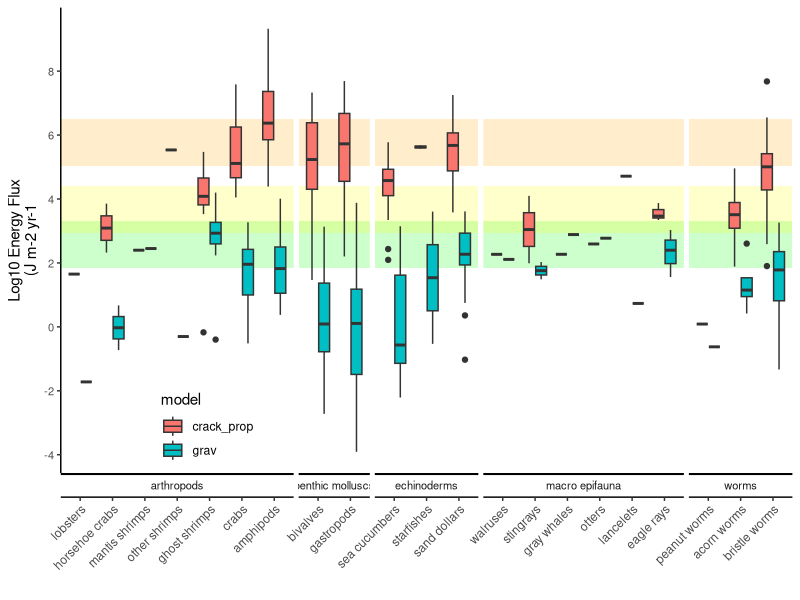

The R script that drew this image:
############################### Description ############################################

  # This script accompanies Smith et al., (submitted), "Tracing energy inputs into the 
  # seafloor using carbonate sediments". The annotated code below reproduces Figure 2 
  # in the main text using data from the supplementary Excel file. 

################### Load databases and import spreadsheet data #########################

  # Clear any variables from the global environment.

    remove(list= ls())

  # Load libraries. All of these must be downloaded to run the code. 

    library(tidyr)
    library(dplyr)
    library(grid)
    library(gridExtra)
    library(ggplot2)
    library(forcats)
    library(readxl)

  # Optional: Set the working directory. The working directory must include 
  # the input file(s) (with headers) saved as a .csv file. 

    #setwd("...")

  # Load data from Excel file and replace unused entries with NA

    data <- read_excel("Smith_etal_Dataset.xlsx", 
                       sheet = "data", 
                       na=c('','NA','#NAME?')) %>%
      
      filter(grav>-5)
    
    data <- filter(data,!is.na(grav)|!is.na(crack_prop))
  
  # Organize data for plotting
    
    DATAL <- data %>% select(OID,valid_binomial:general_group,grav,crack_prop) %>%
      gather(model,value,grav,crack_prop)
  
########################### Bioturbation energy calculation ############################

  # This section uses the Thayer data to calculate energy associated with crack 
  # propagation and excavation mechanisms. For convenience, these numbers are already
  # included in the supplemental spreadsheet, but the section below shows how they were 
  # calculated using values in other columns. 

  # Unit conversions into mks units:
    
    data$log10_volume_m3    <- as.numeric(data$log10_volume) - 9     
                                               # units conversion: mm^3-> m^3
    
    data$longest_axis_m     <- as.numeric(data$longest_axis_mm)*10^-3    
                                               # unit conversion: mm -> m
    
    data$narrowest_axis_m     <- as.numeric(data$narrowest_axis_mm)*10^-3    
                                               # unit conversion: mm -> m
    
    data$log10_max_length_m <- as.numeric(data$log10_max_length) - 3  
                                               # unit conversion: mm -> m
    
    data$thayer_rework      <- as.numeric(data$pop.rwk.ann.literxm2_yr)*(10^-3)
                                               # unit conversions: 
                                               # liters/m2/year-> m^3/m^2/year
    
    dim <- dim(data)
    n = dim[1]
    G_c <- 385                                 # Fracture toughness of sediment 
                                               # in Pa*m^0.5, taken from Dorgan et al.,
                                               # (2011) after Johnson et al. (2002)
    
    phi = 0.4                                  # Assume 40% porosity
    
    
    data$radius <- ((3*(10^data$log10_volume_m3))/
                      (4*pi*10^data$log10_max_length_m))^0.5 
                                               # If a body volume and maximum length are
                                               # reported rather than a radius, then we 
                                               # assume an ellipsoid with a circular 
                                               # cross section. Under this assumption, 
                                               # we can solve for the radius of the 
                                               # burrow geometrically

    
    data$flag_1 <- is.na(data$radius)          # set flags for missing entries for this
                                               # method
    
                                               # Check to see if there are other ways 
                                               # to calculate volume
    
    for (i in 1:n){
      
      row = i
      
      if (data[row, "flag_1"] == "TRUE")
        
      {data[row, "radius"] <- .5*data[row, "narrowest_axis_m"]}
    }
    
    
    # Make new columns for the crack propagation and gravitational work models     
    
    data$crack_prop <- log10(2*G_c*data$thayer_rework/
                               (pi*data$radius*data$ind.rwk.z.cm*10^(-2)))
    
    data$grav<- log10(.5*(1- phi)*(2650-1035)*9.81*data$ind.rwk.z.cm*10^(-2)*
                        data$thayer_rework)
    
   # write.csv(data,
           #   "C:/Users/bsmit/OneDrive/Desktop/Phanerozoic bioturbation\\Thayer_updated_out.csv", row.names = FALSE)
    
    # Subset of complete data for crack propagation model and assign column names
    
    names <-c('group','rate_of_work', 'type')
    
    subset_crack <- data.frame(data$general_group,data$crack_prop)
    subset_crack$type <- 'crack propogation model'
    names(subset_crack) <- names
    
    subset_crack <-subset_crack[complete.cases(subset_crack$rate_of_work), ]
    subset_crack <- subset_crack%>%mutate(group = fct_reorder(group, 
                                                              desc(rate_of_work), 
                                                              .fun = 'median'))
    
    # Subset of complete data for gravitational model and assign column names
    
    subset_grav <- data.frame(data$general_group,data$grav)
    subset_grav$type <- 'gravitational model'
    names(subset_grav) <- names
    
    subset_grav <-subset_grav[complete.cases(subset_grav$rate_of_work), ]
    subset_grav <- subset_grav%>%mutate(group = fct_reorder(group, 
                                                            desc(rate_of_work), 
                                                            .fun = 'median'))
    
    # Merge subsetted data for plotting
    
    to_plot <- rbind(subset_grav,subset_crack)
    to_plot <- to_plot[complete.cases(to_plot$rate_of_work), ]
    
    to_plot <-to_plot%>%mutate(group = fct_reorder(group, 
                                                   desc(rate_of_work), 
                                                   .fun = 'median'))
    
    crack_sub <- subset(to_plot, to_plot$type == 'crack propogation model')
    grav_sub <- subset(to_plot, to_plot$type == 'gravitational model')
    
    crack_summary <-aggregate(rate_of_work~group, data = crack_sub, median)
    grav_summary <- aggregate(rate_of_work~group, data = grav_sub, median)
    
######################### Bioturbation energy calculation ##############################

  # The constants listed below are from Table 1 in the text. We consider a case where
  # aragonite cements are growing in seawater at 25C.

    k = 12.9*10^(-6)*24*365                    # rate constant (mol m-2 yr-1) from 
                                               # Zhong and Mucci (1989)

    n = 2.26                                   # power law constant (-) from Zhong 
                                               # and Mucci (1989)

    M = .1                                     # molar mass of aragonite (kg mol-1)

    rho_c = 2850                               # density of aragonite (kg m-3)

    sigma = 283e-3                             # aragonite surface energy (J m-2) in 
                                               # water as calculated by Sun et al., 
                                               # (2015). Note that this is likely 
                                               # a conservative upper limit as Morse 
                                               # and Berner (1974) assume 0.08 J m-2
                                               # for calcite, and aragonite is more
                                               # soluble.

    roughness = c(11.6, 41, 450)               # surface area per mass (m2 kg-1) 
                                               # for 513 um coral, 81 um echinoids, and 
                                               # 5 um calcite rhombs after Walter and 
                                               # Morse (1984) 

    omega = c(3,5,10,16)                       # Use Omega_arag values of 3, 5, and 10.    

    rwk_z = c(0.02, 0.05)                      # reworking depths (m), typically 2-5 cm.
                                               # Average for all Thayer data is 5 cm. 

    phi = .40                                  # porosity(m3 m-3)


    grid <- expand.grid(rwk_z = rwk_z,         # Make a grid with different combinations
                        roughness = roughness, # Omega, roughness, and rwk_z. 
                        omega = omega)

    grid$Vc = 1*1*grid$rwk_z*(1-phi)           # Carbonate volume (m3)

    grid$S_0 = grid$roughness*(1-phi)*rho_c    # Initial reactive surface area per unit
                                               # volume (m2 m-3)

    grid$CE <- sigma*2/3*grid$S_0^2*k*M*       # Run the chemical model for all grided
              grid$rwk_z*(grid$omega-1)^n /    # values of Omega, roughness, and rwk_z.
              (rho_c) 

######################## Plot results and save output file #############################
   
   # Assign plot elements and handles
   
   P <- DATAL %>%
     group_by(general_name,model) %>%
     mutate(grpmed=median(value,na.rm=T)) %>%
     ungroup() %>%
     mutate(xax=fct_reorder(general_name,grpmed)) %>%
     ggplot(aes(xax,value,fill=model)) +
     
     annotate(geom = "rect", 
              ymin = log10(grid$CE[2]), xmax = Inf,       # Band for 500 um sand
              ymax = log10(grid$CE[14]), xmin = -Inf,
              fill = "green", alpha = 0.2) +
     

     
     annotate(geom = "rect",                              # Band for 81 um vf sand
              ymin = log10(grid$CE[4]), xmax = Inf,
              ymax = log10(grid$CE[16]), xmin = -Inf,
              fill = "yellow", alpha = 0.2) +
     
     
  
     annotate(geom = "rect", 
             ymin = log10(grid$CE[6]), xmax = Inf,
              ymax = log10(grid$CE[18]), xmin = -Inf,
              fill = "orange", alpha = 0.2) +             # Band for 5 um mud
     
  
     
     geom_boxplot() + theme_classic() + 
     facet_grid(~general_group,switch='x',scales='free_x',space='free_x',
                labeller=label_wrap_gen()) +
     scale_y_continuous(breaks=seq(-10,10,2)) +
     labs(y = 'Log10 Energy Flux\n(J m-2 yr-1',x='') +
     theme(axis.text.y=element_text(size=8),
           panel.grid.major.x=element_blank(),
           panel.grid.minor.x=element_blank(),
           panel.grid.minor.y=element_blank(),
           axis.text.x=element_text(angle=45,
                                    hjust=1,vjust=1),
           legend.position=c(0.2,0.1),
           axis.line.y.left=element_line(),
           strip.text=element_text(size=8,hjust=0.5),
           panel.border=element_blank(),
           panel.spacing=unit(0.25, "lines"),
           strip.background=element_blank(),
           strip.placement="inside")
   
    q <- ggplotGrob(P)
    
    lg <- linesGrob(
          x=unit(c(0,1),"npc"), y=unit(c(1,1),"npc"), 
          gp=gpar(col="black", lwd=4))
    
    for (k in grep("strip-b",q$layout$name)) {
          q$grobs[[k]]$grobs[[1]]$children[[1]] <- lg
    }
    
grid.arrange(q) 

ggsave('Figure_2.pdf', plot = last_plot(), width = 30, 
       height = 14, units = c('cm'), dpi = 300)